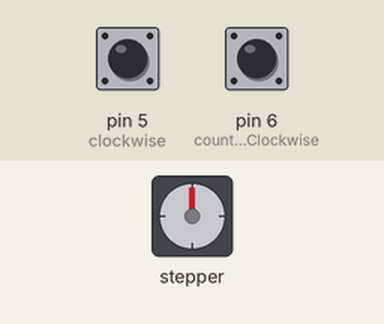
Recording of a sketch running on a simulated Arduino Uno, built with avr-gcc and run on an emulated ATmega328P. On the bench: stepper motor. Wiring (inferred from the names in the program): stepper motor (2048 steps per turn assumed): coils pin 10, pin 11, pin 12, pin 13. Inputs (shaded band) come from the test bench; at power-on: pin 5 (clockwise) HIGH, pin 6 (counterClockwise) HIGH.

Above: at 1.2 s.
1.3 s: pin 5 (clockwise) pulled LOW for 0.15 s
At 2.26 s:
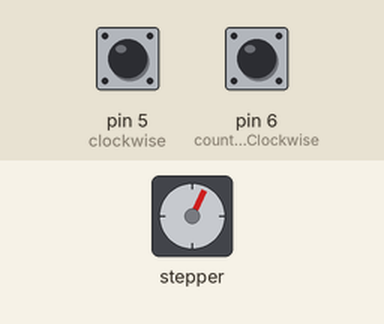
At 2.86 s:
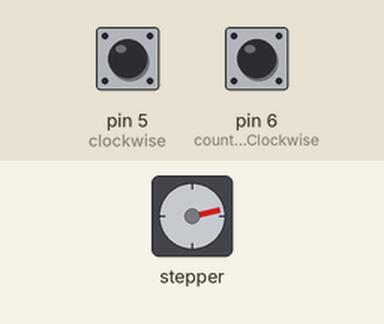
4.4 s: pin 6 (counterClockwise) pulled LOW for 3.2 s
10.6 s: pin 5 (clockwise) pulled LOW for 0.15 s
13.7 s: pin 6 (counterClockwise) pulled LOW for 0.15 s
16.8 s: pin 5 (clockwise) pulled LOW for 1 s
At 17.1 s:
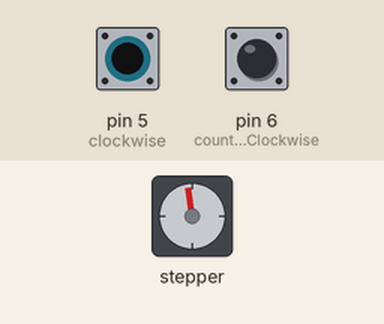
19.3 s: pin 6 (counterClockwise) pulled LOW for 0.15 s
At 19.95 s:
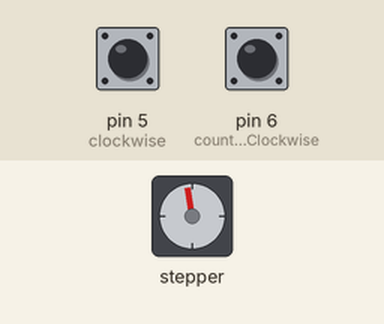
Timing chart, 0 to 34.8 s (numbered marks = the images above; inputs shaded):
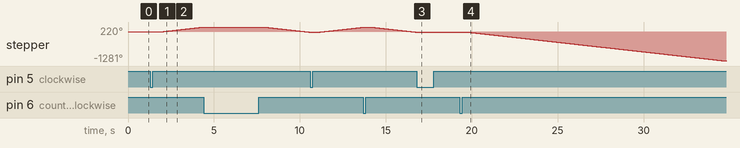

The sketch:

motor.ino
```cpp
#include <Arduino.h>
#include <Stepper.h>

int int1 = 10;
int int2 = 11;
int int3 = 12;
int int4 = 13;

int counterClockwise = 6;
int clockwise = 5;

int pole1[] = {0,0,0,0,0,1,1,1,0};
int pole2[] = {0,0,0,1,1,1,0,0,0};
int pole3[] = {0,1,1,1,0,0,0,0,0};
int pole4[] = {1,1,0,0,0,0,0,1,0};

int counter1 = 0;
int counter2 = 0;

int dir = 3;
int poleStep = 0;


void driverStepper(int step);

void setup() {
  pinMode (int1,OUTPUT);
  pinMode (int2,OUTPUT);
  pinMode (int3,OUTPUT);
  pinMode (int4,OUTPUT);

  pinMode(counterClockwise,INPUT_PULLUP);
  pinMode(clockwise,INPUT_PULLUP);
}

void loop() {
  int btn1State = digitalRead(counterClockwise);
  int btn2State = digitalRead(clockwise);

  if (btn1State == LOW) {
    counter1++;
    delay(500);
    if (counter1 != 2) {
      counter2 = 0;
      dir = 1;
    } else {
      counter1 = 0;
      dir = 3;
    }
  }

  if (btn2State == LOW) {
    counter2++;
    delay(500);
    if (counter2 != 2) {
      counter1 = 0;
      dir = 2;
    } else {
      counter2 = 0;
      dir = 3;
    }
  }

  if (dir == 1) {
    poleStep++;
    driverStepper(poleStep);
  } else if (dir == 2) {
    poleStep--;
    driverStepper(poleStep);
  } else {
    driverStepper(8);
  }

  if (poleStep > 7) {
    poleStep = 0;
  } else if (poleStep < 0) {
    poleStep = 7;
  }

  delay(1);
}

void driverStepper(int step) {
  digitalWrite(int1, pole1[step]);
  digitalWrite(int2, pole2[step]);
  digitalWrite(int3, pole3[step]);
  digitalWrite(int4, pole4[step]);
}
```

Measured:
- after the input at 1.3 s, stepper: keeps turning clockwise at about 85°/s, starting after 0.51 s
- after the input at 16.8 s, stepper: goes on until 16.8 s, then stays -8°
- after the input at 19.3 s, stepper: keeps turning counter-clockwise at about 85°/s, starting after 0.51 s
